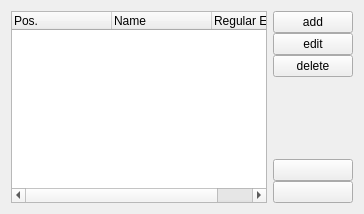
     <widget class="QWidget" name="tab_7">
      <attribute name="title">
       <string>Regular Expressions</string>
      </attribute>
      <layout class="QVBoxLayout" name="verticalLayout_17">
       <item>
        <layout class="QHBoxLayout" name="horizontalLayout_17">
         <item>
          <widget class="QTreeWidget" name="regexpTable">
           <property name="alternatingRowColors">
            <bool>true</bool>
           </property>
           <property name="rootIsDecorated">
            <bool>false</bool>
           </property>
           <property name="itemsExpandable">
            <bool>false</bool>
           </property>
           <column>
            <property name="text">
             <string>Pos.</string>
            </property>
           </column>
           <column>
            <property name="text">
             <string>Name</string>
            </property>
           </column>
           <column>
            <property name="text">
             <string>Regular Expression</string>
            </property>
           </column>
          </widget>
         </item>
         <item>
          <layout class="QVBoxLayout" name="verticalLayout_16">
           <property name="spacing">
            <number>0</number>
           </property>
           <item>
            <widget class="QPushButton" name="regexpAdd">
             <property name="text">
              <string>add</string>
             </property>
             <property name="icon">
              <iconset resource="../../resources.qrc">
               <normaloff>:/icons/resources/filenew.png</normaloff>:/icons/resources/filenew.png</iconset>
             </property>
             <property name="iconSize">
              <size>
               <width>16</width>
               <height>16</height>
              </size>
             </property>
            </widget>
           </item>
           <item>
            <widget class="QPushButton" name="regexpEdit">
             <property name="text">
              <string>edit</string>
             </property>
             <property name="icon">
              <iconset resource="../../resources.qrc">
               <normaloff>:/icons/resources/edit.png</normaloff>:/icons/resources/edit.png</iconset>
             </property>
             <property name="iconSize">
              <size>
               <width>16</width>
               <height>16</height>
              </size>
             </property>
            </widget>
           </item>
           <item>
            <widget class="QPushButton" name="regexpDelete">
             <property name="text">
              <string>delete</string>
             </property>
             <property name="icon">
              <iconset resource="../../resources.qrc">
               <normaloff>:/icons/resources/trash-16.png</normaloff>:/icons/resources/trash-16.png</iconset>
             </property>
             <property name="iconSize">
              <size>
               <width>16</width>
               <height>16</height>
              </size>
             </property>
            </widget>
           </item>
           <item>
            <spacer name="verticalSpacer_9">
             <property name="orientation">
              <enum>Qt::Vertical</enum>
             </property>
             <property name="sizeHint" stdset="0">
              <size>
               <width>20</width>
               <height>40</height>
              </size>
             </property>
            </spacer>
           </item>
           <item>
            <widget class="QPushButton" name="regexpUp">
             <property name="text">
              <string/>
             </property>
             <property name="icon">
              <iconset resource="../../resources.qrc">
               <normaloff>:/icons/resources/go-up.png</normaloff>:/icons/resources/go-up.png</iconset>
             </property>
             <property name="iconSize">
              <size>
               <width>16</width>
               <height>16</height>
              </size>
             </property>
            </widget>
           </item>
           <item>
            <widget class="QPushButton" name="regexpDown">
             <property name="text">
              <string/>
             </property>
             <property name="icon">
              <iconset resource="../../resources.qrc">
               <normaloff>:/icons/resources/go-down.png</normaloff>:/icons/resources/go-down.png</iconset>
             </property>
             <property name="iconSize">
              <size>
               <width>16</width>
               <height>16</height>
              </size>
             </property>
            </widget>
           </item>
          </layout>
         </item>
        </layout>
       </item>
      </layout>
     </widget>
